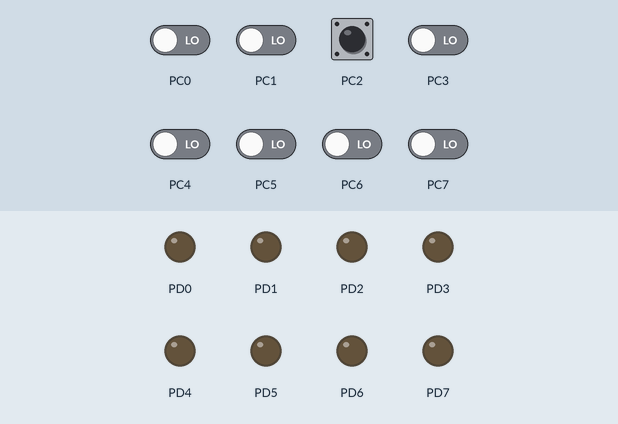
Recording of a program running on a simulated ATmega128, built with avr-gcc and emulated at 16 MHz. Shown: output pins drawn as LEDs (lit = HIGH). Dashed ring = blinking. The test bench sets the inputs (shaded band); at power-on: PC0–7 LOW.

Above: at 1.2 s.
1.3 s: PC2 pulsed HIGH 5 times (0.12 s each, 0.3 s apart)
At 1.62 s:
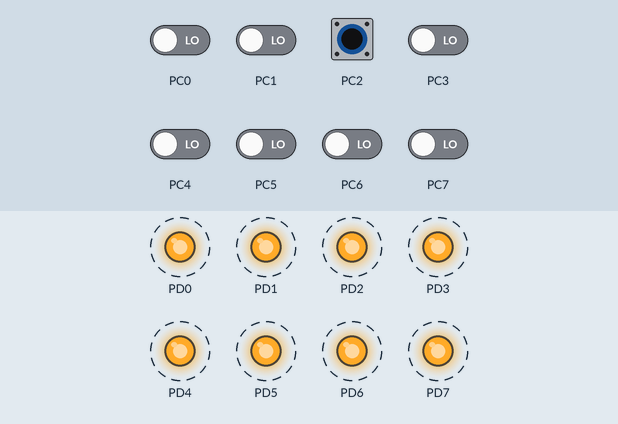
4.3 s: PC1 driven HIGH
At 5.2 s:
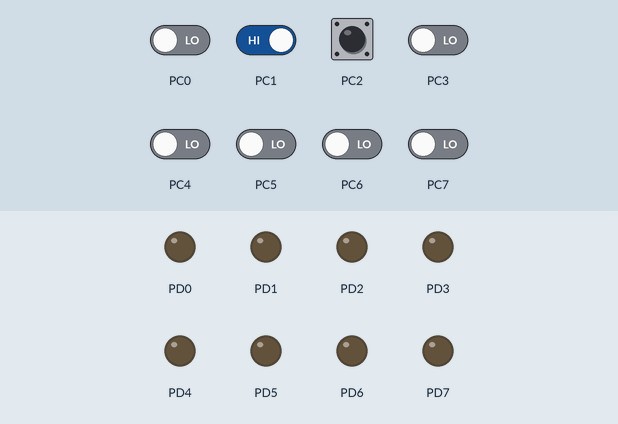
Timing chart, 0 to 7.3 s (numbered marks = the images above; inputs shaded):
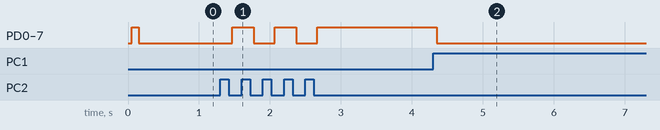

The program:

main.c
```c
/*
 * Btn_Structure.c
 *
 * Created: 2023-07-11 오후 2:50:39
 * Author : USER
 */
#define F_CPU 16000000UL
#include <avr/io.h>
#include <util/delay.h>
#include "Button.h"


int main(void)
{
	LED_DDR = 0xff;
	Button btnOn;
	Button btnOff;
	Button btnTog;

	Button_init(&btnOn,&BUTTON_DDR, &BUTTON_PIN, BUTTON_ON);	//주소값 넘겨줌, 0번버튼(LED를 켜지게 함)
	Button_init(&btnOff,&BUTTON_DDR, &BUTTON_PIN, BUTTON_OFF);	//1번 버튼(LED를 꺼지게 함)
	Button_init(&btnTog,&BUTTON_DDR, &BUTTON_PIN, BUTTON_TOGGLE);	//2번버튼(LED의 상태를 반전시킴)
    while (1)
    {
		if (BUTTON_getState(&btnOn) == ACT_PUSH)	//버튼이 눌렸을 때 불이 켜짐
		{
			LED_PORT = 0xff;
		}
		if (BUTTON_getState(&btnOff) == ACT_RELEASED)	//버튼이 떼졌을 때 불이 켜짐
		{
			LED_PORT = 0x00;
		}
		if (BUTTON_getState(&btnTog) == ACT_PUSH)	//버튼이 눌렸을 때 불이 켜짐
		{
			LED_PORT ^= 0xff;
		}
    }
}
```

Button.c
```c
/*
 * Button.c
 *
 * Created: 2023-07-11 오후 3:36:39
 *  Author: USER
 */


#define F_CPU 16000000UL
#include <avr/io.h>
#include <util/delay.h>
#include "Button.h"

void Button_init(Button *button, volatile uint8_t *ddr, volatile uint8_t *pin, uint8_t pinNum)
{
	button->ddr = ddr;
	button->pin = pin;
	button->btnPin = pinNum;
	button->prevState = RELEASED;	//초기화 아무것도 안누른 상태
	*button->ddr &= ~(1<<button->btnPin);	//버튼 핀을 입력으로 설정(간접 연산자가 참조 연산자보다 우선 실행됨)
}

uint8_t BUTTON_getState(Button *button)
{
	uint8_t curState = *button->pin & (1<<button->btnPin);	//버튼 상태 읽어옴
	if((curState==PUSHED)&&(button->prevState==RELEASED))	//버튼을 안누른 상태에서 눌렀다면
	{
		_delay_ms(50);		//디바운스
		button->prevState = PUSHED;	//버튼 상태를 누른 상태로 변환
		return ACT_PUSH;		//버튼이 눌렸음을 반환
	}
	else if ((curState != PUSHED)&&(button->prevState==PUSHED))
	{
		_delay_ms(50);		//디바운스
		button->prevState = RELEASED;	//버튼 상태를 땐 상태로 변환
		return ACT_RELEASED;		//버튼이 땠음을 반환
	}
	return NO_ACT;	//아무 일도 벌어지지 않음
}
```

Button.h
```c
/*
 * Button.h
 *
 * Created: 2023-07-11 오후 3:36:57
 *  Author: USER
 */


#ifndef BUTTON_H_
#define BUTTON_H_


#define LED_DDR			DDRD
#define LED_PORT		PORTD
#define BUTTON_DDR		DDRC
#define BUTTON_PIN		PINC
#define BUTTON_ON		0
#define BUTTON_OFF		1
#define BUTTON_TOGGLE	2

enum{PUSHED, RELEASED};					//{0,1}로 정의됨
enum{NO_ACT, ACT_PUSH, ACT_RELEASED};	//{0,1,2}로 정의됨

typedef struct _button{
	volatile uint8_t *ddr;
	volatile uint8_t *pin;
	uint8_t btnPin;
	uint8_t prevState;
}Button;

void Button_init(Button *button, volatile uint8_t *ddr, volatile uint8_t *pin, uint8_t pinNum);

uint8_t BUTTON_getState(Button *button);


#endif /* BUTTON_H_ */
```

Measured:
- after the input at 1.3 s, PD0–7: alternates HIGH for 0.30 s and LOW for 0.30 s, 5 changes in all, then stays HIGH, starting after 0.17 s
- after the input at 4.3 s, PD0–7: HIGH → LOW after 0.05 s
